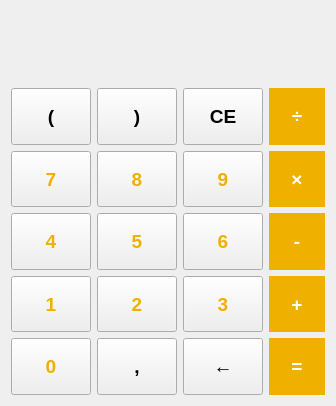
<?xml version="1.0" encoding="UTF-8"?>
<ui version="4.0">
 <class>Calculator</class>
 <widget class="QWidget" name="Calculator">
  <property name="geometry">
   <rect>
    <x>0</x>
    <y>0</y>
    <width>336</width>
    <height>406</height>
   </rect>
  </property>
  <property name="windowTitle">
   <string>Calculator</string>
  </property>
  <property name="styleSheet">
   <string notr="true"/>
  </property>
  <layout class="QGridLayout" name="gridLayout">
   <item row="8" column="1">
    <widget class="QPushButton" name="button_0">
     <property name="sizePolicy">
      <sizepolicy hsizetype="Expanding" vsizetype="Expanding">
       <horstretch>0</horstretch>
       <verstretch>0</verstretch>
      </sizepolicy>
     </property>
     <property name="font">
      <font>
       <pointsize>14</pointsize>
       <bold>true</bold>
      </font>
     </property>
     <property name="styleSheet">
      <string notr="true">color: rgb(240, 176, 0);</string>
     </property>
     <property name="text">
      <string>0</string>
     </property>
    </widget>
   </item>
   <item row="5" column="2">
    <widget class="QPushButton" name="button_5">
     <property name="sizePolicy">
      <sizepolicy hsizetype="Expanding" vsizetype="Expanding">
       <horstretch>0</horstretch>
       <verstretch>0</verstretch>
      </sizepolicy>
     </property>
     <property name="font">
      <font>
       <pointsize>14</pointsize>
       <bold>true</bold>
      </font>
     </property>
     <property name="styleSheet">
      <string notr="true">color: rgb(240, 176, 0);</string>
     </property>
     <property name="text">
      <string>5</string>
     </property>
    </widget>
   </item>
   <item row="4" column="1">
    <widget class="QPushButton" name="button_7">
     <property name="sizePolicy">
      <sizepolicy hsizetype="Expanding" vsizetype="Expanding">
       <horstretch>0</horstretch>
       <verstretch>0</verstretch>
      </sizepolicy>
     </property>
     <property name="font">
      <font>
       <pointsize>14</pointsize>
       <bold>true</bold>
      </font>
     </property>
     <property name="styleSheet">
      <string notr="true">color: rgb(240, 176, 0);</string>
     </property>
     <property name="text">
      <string>7</string>
     </property>
    </widget>
   </item>
   <item row="8" column="4">
    <widget class="QPushButton" name="pushButton">
     <property name="sizePolicy">
      <sizepolicy hsizetype="Expanding" vsizetype="Expanding">
       <horstretch>0</horstretch>
       <verstretch>0</verstretch>
      </sizepolicy>
     </property>
     <property name="font">
      <font>
       <pointsize>14</pointsize>
       <bold>true</bold>
      </font>
     </property>
     <property name="styleSheet">
      <string notr="true">border: none;
background-color: rgb(240, 176, 0);
color: white;</string>
     </property>
     <property name="text">
      <string>=</string>
     </property>
    </widget>
   </item>
   <item row="6" column="3">
    <widget class="QPushButton" name="button_3">
     <property name="sizePolicy">
      <sizepolicy hsizetype="Expanding" vsizetype="Expanding">
       <horstretch>0</horstretch>
       <verstretch>0</verstretch>
      </sizepolicy>
     </property>
     <property name="font">
      <font>
       <pointsize>14</pointsize>
       <bold>true</bold>
      </font>
     </property>
     <property name="styleSheet">
      <string notr="true">color: rgb(240, 176, 0);</string>
     </property>
     <property name="text">
      <string>3</string>
     </property>
    </widget>
   </item>
   <item row="0" column="1" colspan="4">
    <widget class="QLabel" name="label_calculation">
     <property name="sizePolicy">
      <sizepolicy hsizetype="Preferred" vsizetype="Preferred">
       <horstretch>0</horstretch>
       <verstretch>0</verstretch>
      </sizepolicy>
     </property>
     <property name="font">
      <font>
       <pointsize>18</pointsize>
      </font>
     </property>
     <property name="text">
      <string/>
     </property>
    </widget>
   </item>
   <item row="2" column="2">
    <widget class="QPushButton" name="button_closing_parenthesis">
     <property name="sizePolicy">
      <sizepolicy hsizetype="Expanding" vsizetype="Expanding">
       <horstretch>0</horstretch>
       <verstretch>0</verstretch>
      </sizepolicy>
     </property>
     <property name="font">
      <font>
       <pointsize>14</pointsize>
       <bold>true</bold>
      </font>
     </property>
     <property name="text">
      <string>)</string>
     </property>
    </widget>
   </item>
   <item row="2" column="4">
    <widget class="QPushButton" name="button_divide">
     <property name="sizePolicy">
      <sizepolicy hsizetype="Expanding" vsizetype="Expanding">
       <horstretch>0</horstretch>
       <verstretch>0</verstretch>
      </sizepolicy>
     </property>
     <property name="font">
      <font>
       <pointsize>14</pointsize>
       <bold>true</bold>
      </font>
     </property>
     <property name="styleSheet">
      <string notr="true">border: none;
background-color: rgb(240, 176, 0);
color: white;</string>
     </property>
     <property name="text">
      <string>÷</string>
     </property>
    </widget>
   </item>
   <item row="5" column="3">
    <widget class="QPushButton" name="button_6">
     <property name="sizePolicy">
      <sizepolicy hsizetype="Expanding" vsizetype="Expanding">
       <horstretch>0</horstretch>
       <verstretch>0</verstretch>
      </sizepolicy>
     </property>
     <property name="font">
      <font>
       <pointsize>14</pointsize>
       <bold>true</bold>
      </font>
     </property>
     <property name="styleSheet">
      <string notr="true">color: rgb(240, 176, 0);</string>
     </property>
     <property name="text">
      <string>6</string>
     </property>
    </widget>
   </item>
   <item row="4" column="4">
    <widget class="QPushButton" name="button_multiply">
     <property name="sizePolicy">
      <sizepolicy hsizetype="Expanding" vsizetype="Expanding">
       <horstretch>0</horstretch>
       <verstretch>0</verstretch>
      </sizepolicy>
     </property>
     <property name="font">
      <font>
       <pointsize>14</pointsize>
       <bold>true</bold>
      </font>
     </property>
     <property name="styleSheet">
      <string notr="true">border: none;
background-color: rgb(240, 176, 0);
color: white;</string>
     </property>
     <property name="text">
      <string>×</string>
     </property>
    </widget>
   </item>
   <item row="5" column="4">
    <widget class="QPushButton" name="button_substract">
     <property name="sizePolicy">
      <sizepolicy hsizetype="Expanding" vsizetype="Expanding">
       <horstretch>0</horstretch>
       <verstretch>0</verstretch>
      </sizepolicy>
     </property>
     <property name="font">
      <font>
       <pointsize>14</pointsize>
       <bold>true</bold>
      </font>
     </property>
     <property name="styleSheet">
      <string notr="true">border: none;
background-color: rgb(240, 176, 0);
color: white;</string>
     </property>
     <property name="text">
      <string>-</string>
     </property>
    </widget>
   </item>
   <item row="4" column="3">
    <widget class="QPushButton" name="button_9">
     <property name="sizePolicy">
      <sizepolicy hsizetype="Expanding" vsizetype="Expanding">
       <horstretch>0</horstretch>
       <verstretch>0</verstretch>
      </sizepolicy>
     </property>
     <property name="font">
      <font>
       <pointsize>14</pointsize>
       <bold>true</bold>
      </font>
     </property>
     <property name="styleSheet">
      <string notr="true">color: rgb(240, 176, 0);</string>
     </property>
     <property name="text">
      <string>9</string>
     </property>
    </widget>
   </item>
   <item row="2" column="1">
    <widget class="QPushButton" name="button_opening_parenthesis">
     <property name="sizePolicy">
      <sizepolicy hsizetype="Expanding" vsizetype="Expanding">
       <horstretch>0</horstretch>
       <verstretch>0</verstretch>
      </sizepolicy>
     </property>
     <property name="font">
      <font>
       <pointsize>14</pointsize>
       <bold>true</bold>
      </font>
     </property>
     <property name="text">
      <string>(</string>
     </property>
    </widget>
   </item>
   <item row="6" column="1">
    <widget class="QPushButton" name="button_1">
     <property name="sizePolicy">
      <sizepolicy hsizetype="Expanding" vsizetype="Expanding">
       <horstretch>0</horstretch>
       <verstretch>0</verstretch>
      </sizepolicy>
     </property>
     <property name="font">
      <font>
       <pointsize>14</pointsize>
       <bold>true</bold>
      </font>
     </property>
     <property name="styleSheet">
      <string notr="true">color: rgb(240, 176, 0);</string>
     </property>
     <property name="text">
      <string>1</string>
     </property>
    </widget>
   </item>
   <item row="6" column="2">
    <widget class="QPushButton" name="button_2">
     <property name="sizePolicy">
      <sizepolicy hsizetype="Expanding" vsizetype="Expanding">
       <horstretch>0</horstretch>
       <verstretch>0</verstretch>
      </sizepolicy>
     </property>
     <property name="font">
      <font>
       <pointsize>14</pointsize>
       <bold>true</bold>
      </font>
     </property>
     <property name="styleSheet">
      <string notr="true">color: rgb(240, 176, 0);</string>
     </property>
     <property name="text">
      <string>2</string>
     </property>
    </widget>
   </item>
   <item row="6" column="4">
    <widget class="QPushButton" name="button_add">
     <property name="sizePolicy">
      <sizepolicy hsizetype="Expanding" vsizetype="Expanding">
       <horstretch>0</horstretch>
       <verstretch>0</verstretch>
      </sizepolicy>
     </property>
     <property name="font">
      <font>
       <pointsize>14</pointsize>
       <bold>true</bold>
      </font>
     </property>
     <property name="styleSheet">
      <string notr="true">border: none;
background-color: rgb(240, 176, 0);
color: white;</string>
     </property>
     <property name="text">
      <string>+</string>
     </property>
    </widget>
   </item>
   <item row="8" column="2">
    <widget class="QPushButton" name="button_comma">
     <property name="sizePolicy">
      <sizepolicy hsizetype="Expanding" vsizetype="Expanding">
       <horstretch>0</horstretch>
       <verstretch>0</verstretch>
      </sizepolicy>
     </property>
     <property name="font">
      <font>
       <pointsize>14</pointsize>
       <bold>true</bold>
      </font>
     </property>
     <property name="text">
      <string>,</string>
     </property>
    </widget>
   </item>
   <item row="4" column="2">
    <widget class="QPushButton" name="button_8">
     <property name="sizePolicy">
      <sizepolicy hsizetype="Expanding" vsizetype="Expanding">
       <horstretch>0</horstretch>
       <verstretch>0</verstretch>
      </sizepolicy>
     </property>
     <property name="font">
      <font>
       <pointsize>14</pointsize>
       <bold>true</bold>
      </font>
     </property>
     <property name="styleSheet">
      <string notr="true">color: rgb(240, 176, 0);</string>
     </property>
     <property name="text">
      <string>8</string>
     </property>
    </widget>
   </item>
   <item row="1" column="1" colspan="4">
    <widget class="QLabel" name="label_result">
     <property name="font">
      <font>
       <pointsize>24</pointsize>
      </font>
     </property>
     <property name="text">
      <string/>
     </property>
     <property name="alignment">
      <set>Qt::AlignRight|Qt::AlignTrailing|Qt::AlignVCenter</set>
     </property>
    </widget>
   </item>
   <item row="5" column="1">
    <widget class="QPushButton" name="button_4">
     <property name="sizePolicy">
      <sizepolicy hsizetype="Expanding" vsizetype="Expanding">
       <horstretch>0</horstretch>
       <verstretch>0</verstretch>
      </sizepolicy>
     </property>
     <property name="font">
      <font>
       <pointsize>14</pointsize>
       <bold>true</bold>
      </font>
     </property>
     <property name="styleSheet">
      <string notr="true">color: rgb(240, 176, 0);</string>
     </property>
     <property name="text">
      <string>4</string>
     </property>
    </widget>
   </item>
   <item row="2" column="3">
    <widget class="QPushButton" name="button_c">
     <property name="sizePolicy">
      <sizepolicy hsizetype="Expanding" vsizetype="Expanding">
       <horstretch>0</horstretch>
       <verstretch>0</verstretch>
      </sizepolicy>
     </property>
     <property name="font">
      <font>
       <pointsize>14</pointsize>
       <bold>true</bold>
      </font>
     </property>
     <property name="text">
      <string>CE</string>
     </property>
    </widget>
   </item>
   <item row="8" column="3">
    <widget class="QPushButton" name="button_ce">
     <property name="sizePolicy">
      <sizepolicy hsizetype="Expanding" vsizetype="Expanding">
       <horstretch>0</horstretch>
       <verstretch>0</verstretch>
      </sizepolicy>
     </property>
     <property name="font">
      <font>
       <pointsize>14</pointsize>
       <bold>true</bold>
      </font>
     </property>
     <property name="text">
      <string>←</string>
     </property>
    </widget>
   </item>
  </layout>
 </widget>
 <resources/>
 <connections>
  <connection>
   <sender>button_0</sender>
   <signal>clicked()</signal>
   <receiver>Calculator</receiver>
   <slot>zero()</slot>
   <hints>
    <hint type="sourcelabel">
     <x>164</x>
     <y>396</y>
    </hint>
    <hint type="destinationlabel">
     <x>179</x>
     <y>532</y>
    </hint>
   </hints>
  </connection>
  <connection>
   <sender>button_1</sender>
   <signal>clicked()</signal>
   <receiver>Calculator</receiver>
   <slot>one()</slot>
   <hints>
    <hint type="sourcelabel">
     <x>83</x>
     <y>335</y>
    </hint>
    <hint type="destinationlabel">
     <x>72</x>
     <y>466</y>
    </hint>
   </hints>
  </connection>
  <connection>
   <sender>button_2</sender>
   <signal>clicked()</signal>
   <receiver>Calculator</receiver>
   <slot>two()</slot>
   <hints>
    <hint type="sourcelabel">
     <x>164</x>
     <y>335</y>
    </hint>
    <hint type="destinationlabel">
     <x>180</x>
     <y>431</y>
    </hint>
   </hints>
  </connection>
  <connection>
   <sender>button_4</sender>
   <signal>clicked()</signal>
   <receiver>Calculator</receiver>
   <slot>four()</slot>
   <hints>
    <hint type="sourcelabel">
     <x>83</x>
     <y>273</y>
    </hint>
    <hint type="destinationlabel">
     <x>71</x>
     <y>529</y>
    </hint>
   </hints>
  </connection>
  <connection>
   <sender>button_5</sender>
   <signal>clicked()</signal>
   <receiver>Calculator</receiver>
   <slot>five()</slot>
   <hints>
    <hint type="sourcelabel">
     <x>164</x>
     <y>273</y>
    </hint>
    <hint type="destinationlabel">
     <x>139</x>
     <y>485</y>
    </hint>
   </hints>
  </connection>
  <connection>
   <sender>button_3</sender>
   <signal>clicked()</signal>
   <receiver>Calculator</receiver>
   <slot>three()</slot>
   <hints>
    <hint type="sourcelabel">
     <x>245</x>
     <y>335</y>
    </hint>
    <hint type="destinationlabel">
     <x>255</x>
     <y>557</y>
    </hint>
   </hints>
  </connection>
  <connection>
   <sender>button_6</sender>
   <signal>clicked()</signal>
   <receiver>Calculator</receiver>
   <slot>six()</slot>
   <hints>
    <hint type="sourcelabel">
     <x>245</x>
     <y>273</y>
    </hint>
    <hint type="destinationlabel">
     <x>409</x>
     <y>513</y>
    </hint>
   </hints>
  </connection>
  <connection>
   <sender>button_7</sender>
   <signal>clicked()</signal>
   <receiver>Calculator</receiver>
   <slot>seven()</slot>
   <hints>
    <hint type="sourcelabel">
     <x>83</x>
     <y>212</y>
    </hint>
    <hint type="destinationlabel">
     <x>105</x>
     <y>554</y>
    </hint>
   </hints>
  </connection>
  <connection>
   <sender>button_8</sender>
   <signal>clicked()</signal>
   <receiver>Calculator</receiver>
   <slot>eight()</slot>
   <hints>
    <hint type="sourcelabel">
     <x>164</x>
     <y>212</y>
    </hint>
    <hint type="destinationlabel">
     <x>144</x>
     <y>567</y>
    </hint>
   </hints>
  </connection>
  <connection>
   <sender>button_9</sender>
   <signal>clicked()</signal>
   <receiver>Calculator</receiver>
   <slot>nine()</slot>
   <hints>
    <hint type="sourcelabel">
     <x>245</x>
     <y>212</y>
    </hint>
    <hint type="destinationlabel">
     <x>83</x>
     <y>421</y>
    </hint>
   </hints>
  </connection>
  <connection>
   <sender>button_add</sender>
   <signal>clicked()</signal>
   <receiver>Calculator</receiver>
   <slot>add()</slot>
   <hints>
    <hint type="sourcelabel">
     <x>326</x>
     <y>334</y>
    </hint>
    <hint type="destinationlabel">
     <x>582</x>
     <y>465</y>
    </hint>
   </hints>
  </connection>
  <connection>
   <sender>button_substract</sender>
   <signal>clicked()</signal>
   <receiver>Calculator</receiver>
   <slot>substract()</slot>
   <hints>
    <hint type="sourcelabel">
     <x>326</x>
     <y>273</y>
    </hint>
    <hint type="destinationlabel">
     <x>522</x>
     <y>492</y>
    </hint>
   </hints>
  </connection>
  <connection>
   <sender>button_multiply</sender>
   <signal>clicked()</signal>
   <receiver>Calculator</receiver>
   <slot>multiply()</slot>
   <hints>
    <hint type="sourcelabel">
     <x>326</x>
     <y>211</y>
    </hint>
    <hint type="destinationlabel">
     <x>515</x>
     <y>447</y>
    </hint>
   </hints>
  </connection>
  <connection>
   <sender>button_divide</sender>
   <signal>clicked()</signal>
   <receiver>Calculator</receiver>
   <slot>divide()</slot>
   <hints>
    <hint type="sourcelabel">
     <x>326</x>
     <y>150</y>
    </hint>
    <hint type="destinationlabel">
     <x>330</x>
     <y>531</y>
    </hint>
   </hints>
  </connection>
  <connection>
   <sender>button_comma</sender>
   <signal>clicked()</signal>
   <receiver>Calculator</receiver>
   <slot>comma()</slot>
   <hints>
    <hint type="sourcelabel">
     <x>55</x>
     <y>372</y>
    </hint>
    <hint type="destinationlabel">
     <x>7</x>
     <y>403</y>
    </hint>
   </hints>
  </connection>
  <connection>
   <sender>button_closing_parenthesis</sender>
   <signal>clicked()</signal>
   <receiver>Calculator</receiver>
   <slot>closingParenthesis()</slot>
   <hints>
    <hint type="sourcelabel">
     <x>128</x>
     <y>117</y>
    </hint>
    <hint type="destinationlabel">
     <x>3</x>
     <y>371</y>
    </hint>
   </hints>
  </connection>
  <connection>
   <sender>button_opening_parenthesis</sender>
   <signal>clicked()</signal>
   <receiver>Calculator</receiver>
   <slot>openingParenthesis()</slot>
   <hints>
    <hint type="sourcelabel">
     <x>53</x>
     <y>118</y>
    </hint>
    <hint type="destinationlabel">
     <x>0</x>
     <y>333</y>
    </hint>
   </hints>
  </connection>
  <connection>
   <sender>button_ce</sender>
   <signal>clicked()</signal>
   <receiver>Calculator</receiver>
   <slot>correct()</slot>
   <hints>
    <hint type="sourcelabel">
     <x>300</x>
     <y>367</y>
    </hint>
    <hint type="destinationlabel">
     <x>2</x>
     <y>282</y>
    </hint>
   </hints>
  </connection>
  <connection>
   <sender>button_c</sender>
   <signal>clicked()</signal>
   <receiver>Calculator</receiver>
   <slot>reset()</slot>
   <hints>
    <hint type="sourcelabel">
     <x>219</x>
     <y>359</y>
    </hint>
    <hint type="destinationlabel">
     <x>212</x>
     <y>401</y>
    </hint>
   </hints>
  </connection>
 </connections>
 <slots>
  <slot>zero()</slot>
  <slot>one()</slot>
  <slot>two()</slot>
  <slot>four()</slot>
  <slot>five()</slot>
  <slot>three()</slot>
  <slot>six()</slot>
  <slot>seven()</slot>
  <slot>eight()</slot>
  <slot>nine()</slot>
  <slot>add()</slot>
  <slot>substract()</slot>
  <slot>multiply()</slot>
  <slot>divide()</slot>
  <slot>comma()</slot>
  <slot>reset()</slot>
  <slot>power()</slot>
  <slot>openingParenthesis()</slot>
  <slot>closingParenthesis()</slot>
  <slot>correct()</slot>
  <slot>makeCalc()</slot>
 </slots>
</ui>
